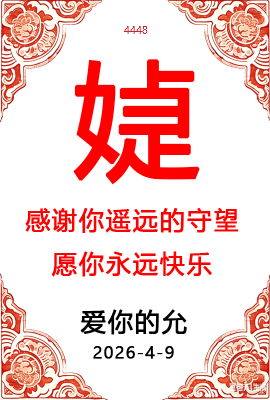
#> input picture qfp/dl/test/27y1vhBY4_raw.png, 270 x 400 px
$ python compose.py test/27y1vhBY4_raw.png test/5LzPbfkB3_raw.png test/5LzPbfkB3_raw.png
#> lines starting #> are read from the running program, lines starting #| are printed output that depends on the picture; after the words box and inside, x2 and y2 are one past the last pixel; in counts of white or black regions, pixels touching at a corner belong together
#> in compose, bg is the input picture: PIL image 270x400 RGBA; mean R, G, B, A 246.5, 204.7, 201.4, 255
"""合成祝福牌：缩放背景图 + 叠加透明文字层 → 三色 300x400 → 旋转 → 400x300 调色板 PNG。

Usage:
  python compose.py bg.png text_layer.png output.png
  python compose.py bg.png output.png              # 无文字叠加层，仅处理背景
"""
import sys
from pathlib import Path
from PIL import Image
import numpy as np

COMPOSE_W, COMPOSE_H = 270, 400   # 合成尺寸（与模板编辑器坐标系一致）
OUTPUT_W, OUTPUT_H   = 300, 400   # 最终画布尺寸

PALETTE = np.array([
    [255, 255, 255],  # 白
    [0,   0,   0],    # 黑
    [255, 0,   0],    # 红
], dtype=np.float32)

PALETTE_TUPLES = [(255, 255, 255), (0, 0, 0), (255, 0, 0)]


def nearest_index(r, g, b):
    best, best_d = 0, float('inf')
    for i, (pr, pg, pb) in enumerate(PALETTE_TUPLES):
        d = (r - pr) ** 2 + (g - pg) ** 2 + (b - pb) ** 2
        if d < best_d:
            best_d = d
            best = i
    return best


def quantize_tricolor(img):
    """将 RGB 图片每个像素量化为最近的黑/白/红。"""
    arr = np.array(img.convert('RGB'), dtype=np.float32)
    h, w, _ = arr.shape
#> h = 400; w = 270
    pixels = arr.reshape(-1, 3)
    dists = np.stack([np.sum((pixels - c) ** 2, axis=1) for c in PALETTE], axis=1)
    indices = np.argmin(dists, axis=1)
    result = PALETTE[indices].astype(np.uint8).reshape(h, w, 3)
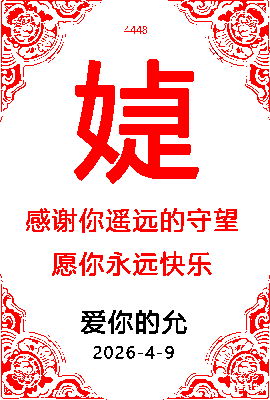
#> result: shape (400, 270, 3); mean of channels 0, 1, 2 251.6, 203.3, 203.3; drawn as R, G, B
    return Image.fromarray(result)


def overlay_text(base, overlay_path):
    """将透明 PNG 文字层叠加到底图上，alpha>0 的像素量化后覆盖。"""
#> called with overlay_path = 'test/5LzPbfkB3_raw.png'
    ov = Image.open(overlay_path).convert('RGBA')
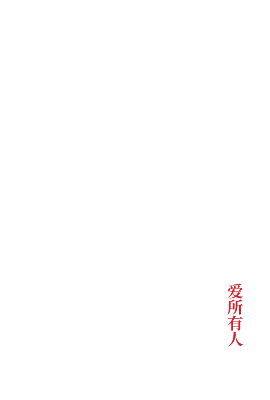
#> input picture qfp/dl/test/5LzPbfkB3_raw.png, 270 x 400 px
#> ov is the input picture: PIL image 270x400 RGBA; mean R, G, B, A 31.3, 30.9, 30.9, 27.1
    if ov.size != (COMPOSE_W, COMPOSE_H):
        ov = ov.resize((COMPOSE_W, COMPOSE_H), Image.LANCZOS)
    ov_arr = np.array(ov)
    base_arr = np.array(base.convert('RGB'), dtype=np.uint8)
    rgb = ov_arr[:, :, :3].astype(np.float32)

    pixels = rgb.reshape(-1, 3)
    dists = np.stack([np.sum((pixels - c) ** 2, axis=1) for c in PALETTE], axis=1)
    indices = np.argmin(dists, axis=1)
    quantized = PALETTE[indices].astype(np.uint8).reshape(ov_arr.shape[0], ov_arr.shape[1], 3)

    mask = ov_arr[:, :, 3] > 0
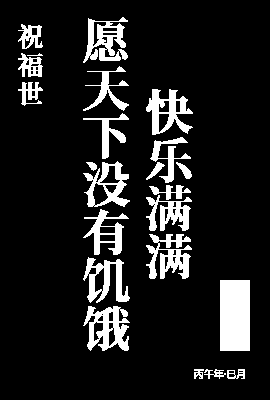
#> mask: shape (400, 270) bool; 12.3% white; 23 white regions, largest, box (x1, y1, x2, y2) and area: (220, 280, 250, 351) 2130, (83, 306, 130, 351) 1180, (146, 234, 192, 279) 1104
    base_arr[mask] = quantized[mask]
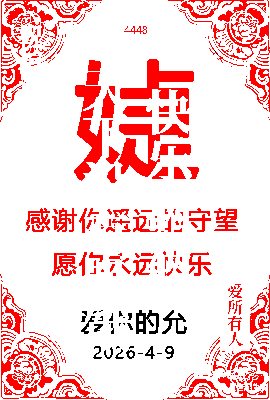
#> base_arr: shape (400, 270, 3); 3.48% of pixels changed, all inside (x1, y1, x2, y2) = (18, 24, 250, 379)

    return Image.fromarray(base_arr)


def compose(bg_path, text_path, output_path):
    # 1) 缩放背景图到合成尺寸，三色量化
    bg = Image.open(bg_path)
    bg = bg.resize((COMPOSE_W, COMPOSE_H), Image.LANCZOS)
    bg = quantize_tricolor(bg)

    # 2) 叠加透明文字层
    if text_path:
        bg = overlay_text(bg, text_path)

    # 2.5) 旋转 180°
    bg = bg.transpose(Image.Transpose.ROTATE_180)
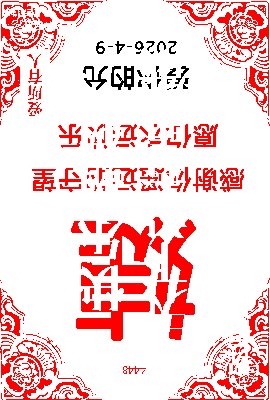
#> bg: PIL image 270x400 RGB; mean R, G, B 252.4, 211, 211

    # 3) 创建 300x400 白色画布，将合成图靠左贴入
    canvas = Image.new('RGB', (OUTPUT_W, OUTPUT_H), (255, 255, 255))
#> canvas: PIL image 300x400 RGB; every value is 255
    offset_x = 0
    offset_y = (OUTPUT_H - COMPOSE_H) // 2
    canvas.paste(bg, (offset_x, offset_y))
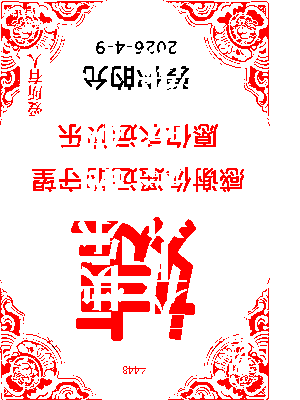
#> canvas: PIL image 300x400 RGB; mean R, G, B 252.6, 215.4, 215.4

    # 4) 逆时针旋转 90° → 400x300
    canvas = canvas.transpose(Image.Transpose.ROTATE_90)
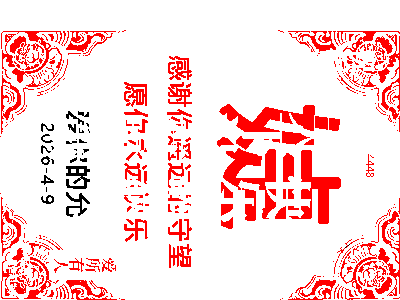
#> canvas: PIL image 400x300 RGB; mean R, G, B 252.6, 215.4, 215.4

    # 5) 保存为 3 色调色板 PNG
    w, h = canvas.size
#> w = 400; h = 300
    canvas_pix = canvas.load()
    out = Image.new('P', (w, h))
#> out: PIL image 400x300 P; every value is 0
    pal = []
    for c in PALETTE_TUPLES:
        pal.extend(c)
    pal.extend([0, 0, 0] * (256 - len(PALETTE_TUPLES)))
    out.putpalette(pal)
#> out: PIL image 400x300 P; every value is 255
    out_pix = out.load()

    for y in range(h):
        for x in range(w):
            r, g, b = canvas_pix[x, y]
            out_pix[x, y] = nearest_index(r, g, b)

    out.save(output_path, format='PNG', optimize=True)
    print(f'{bg_path} + {text_path or "(无文字层)"} -> {output_path}  ({w}x{h}, 三色调色板)')
#| test/27y1vhBY4_raw.png + test/5LzPbfkB3_raw.png -> test/5LzPbfkB3_raw.png  (400x300, 三色调色板)


if __name__ == '__main__':
    if len(sys.argv) < 3:
        print(f'用法: python {Path(__file__).name} bg.png text_layer.png output.png')
        print(f'      python {Path(__file__).name} bg.png output.png')
        sys.exit(1)

    if len(sys.argv) >= 4:
        compose(sys.argv[1], sys.argv[2], sys.argv[3])
    else:
        compose(sys.argv[1], None, sys.argv[2])
